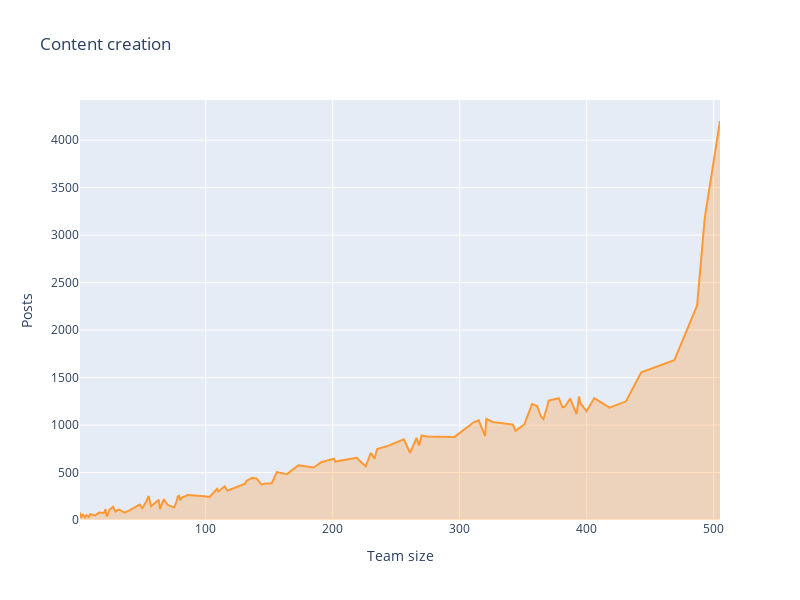

Source (notebook cell):
### Markdown cell above
## 5. Measuring Activity Level <a id="me"></a> 

Let's look for how the team size impact on the amount of knowledge sharing and engagement activities, by measuring:
* __Content Creation:__ the number of posts per team size
* __Views:__ the number of posts views per team size
* __Content Performance:__ the number of views per post
* __Team Engagement:__ the number of users that comments per team and per team size

### Code cell
# Posts per Team Size
layout = cf.Layout(
    height = 600,width = 800,
    yaxis = dict(title = 'Posts'),
    xaxis = dict(title = 'Team size'),
    title = 'Content creation'
)

fig = teamactivity.groupby(['users'],as_index=True)['posts'].sum().\
    iplot(kind='scatter',fill=True,width=2,asFigure=True,layout = layout)
fig.show()

### Figure 1 — Plotly figure (JSON) as saved in the notebook; plotly's stock layout.template omitted (floating-point values rounded to 4 significant figures)
{"data": [{"fill": "tozeroy", "fillcolor": "rgba(255, 153, 51, 0.3)", "line": {"color": "rgba(255, 153, 51, 1.0)", "dash": "solid", "shape": "linear", "width": 2}, "mode": "lines", "name": "posts", "text": "", "type": "scatter", "x": [1, 2, 3, 4, 5, 6, 7, 8, 9, 11, 13, 14, 16, 20, 21, 22, 23, 24, 27, 28, 29, 30, 32, 36, 40, 48, 49, 50, 53, 55, 57, 63, 64, 67, 70, 75, 77, 78, 79, 80, 81, 86, 99, 103, 109, 110, 115, 117, 131, 132, 133, 137, 140, 144, 146, 152, 156, 164, 173, 185, 191, 201, 202, 219, 221, 224, 226, 230, 233, 235, 244, 256, 261, 266, 268, 270, 274, 296, 311, 315, 317, 320, 321, 326, 337, 342, 344, 351, 357, 361, 364, 366, 369, 370, 378, 381, 383, 387, 392, 394, 395, 400, 406, 418, 431, 443, 469, 480, 487, 493, 505], "y": [79, 23, 61, 43, 26, 51, 43, 32, 61, 53, 48, 59, 78, 74, 114, 37, 61, 104, 138, 110, 89, 103, 108, 78, 102, 163, 140, 124, 189, 252, 145, 214, 115, 219, 160, 133, 190, 249, 256, 206, 234, 262, 251, 243, 329, 301, 356, 308, 382, 410, 419, 445, 438, 373, 383, 387, 505, 483, 577, 553, 608, 646, 615, 656, 627, 585, 565, 707, 645, 746, 783, 850, 706, 865, 785, 890, 880, 875, 1029, 1050, 983, 884, 1065, 1032, 1013, 1003, 939, 1009, 1222, 1200, 1090, 1062, 1198, 1258, 1283, 1187, 1196, 1280, 1114, 1302, 1231, 1145, 1284, 1183, 1250, 1555, 1682, 2041, 2260, 3182, 4202]}], "layout": {"height": 600, "title": {"text": "Content creation"}, "width": 800, "xaxis": {"autorange": true, "range": [1, 505], "title": {"text": "Team size"}, "type": "linear"}, "yaxis": {"autorange": true, "range": [0, 4423.0], "title": {"text": "Posts"}, "type": "linear"}}}
